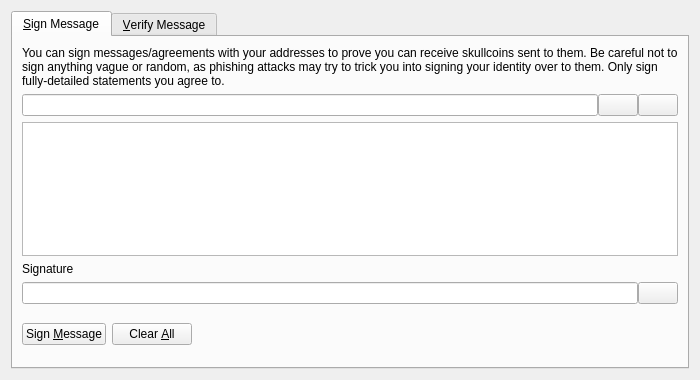
<?xml version="1.0" encoding="UTF-8"?>
<ui version="4.0">
 <class>SignVerifyMessageDialog</class>
 <widget class="QDialog" name="SignVerifyMessageDialog">
  <property name="geometry">
   <rect>
    <x>0</x>
    <y>0</y>
    <width>700</width>
    <height>380</height>
   </rect>
  </property>
  <property name="windowTitle">
   <string>Signatures - Sign / Verify a Message</string>
  </property>
  <property name="modal">
   <bool>true</bool>
  </property>
  <layout class="QVBoxLayout" name="verticalLayout">
   <item>
    <widget class="QTabWidget" name="tabWidget">
     <property name="currentIndex">
      <number>0</number>
     </property>
     <widget class="QWidget" name="tabSignMessage">
      <attribute name="title">
       <string>&amp;Sign Message</string>
      </attribute>
      <layout class="QVBoxLayout" name="verticalLayout_SM">
       <item>
        <widget class="QLabel" name="infoLabel_SM">
         <property name="text">
          <string>You can sign messages/agreements with your addresses to prove you can receive skullcoins sent to them. Be careful not to sign anything vague or random, as phishing attacks may try to trick you into signing your identity over to them. Only sign fully-detailed statements you agree to.</string>
         </property>
         <property name="textFormat">
          <enum>Qt::PlainText</enum>
         </property>
         <property name="wordWrap">
          <bool>true</bool>
         </property>
        </widget>
       </item>
       <item>
        <layout class="QHBoxLayout" name="horizontalLayout_1_SM">
         <property name="spacing">
          <number>0</number>
         </property>
         <item>
          <widget class="QValidatedLineEdit" name="addressIn_SM">
           <property name="toolTip">
            <string>The SkullCoin address to sign the message with</string>
           </property>
          </widget>
         </item>
         <item>
          <widget class="QPushButton" name="addressBookButton_SM">
           <property name="toolTip">
            <string>Choose previously used address</string>
           </property>
           <property name="text">
            <string/>
           </property>
           <property name="icon">
            <iconset resource="../bitcoin.qrc">
             <normaloff>:/icons/address-book</normaloff>:/icons/address-book</iconset>
           </property>
           <property name="shortcut">
            <string>Alt+A</string>
           </property>
           <property name="autoDefault">
            <bool>false</bool>
           </property>
          </widget>
         </item>
         <item>
          <widget class="QPushButton" name="pasteButton_SM">
           <property name="toolTip">
            <string>Paste address from clipboard</string>
           </property>
           <property name="text">
            <string/>
           </property>
           <property name="icon">
            <iconset resource="../bitcoin.qrc">
             <normaloff>:/icons/editpaste</normaloff>:/icons/editpaste</iconset>
           </property>
           <property name="shortcut">
            <string>Alt+P</string>
           </property>
           <property name="autoDefault">
            <bool>false</bool>
           </property>
          </widget>
         </item>
        </layout>
       </item>
       <item>
        <widget class="QPlainTextEdit" name="messageIn_SM">
         <property name="toolTip">
          <string>Enter the message you want to sign here</string>
         </property>
        </widget>
       </item>
       <item>
        <widget class="QLabel" name="signatureLabel_SM">
         <property name="text">
          <string>Signature</string>
         </property>
         <property name="textFormat">
          <enum>Qt::PlainText</enum>
         </property>
        </widget>
       </item>
       <item>
        <layout class="QHBoxLayout" name="horizontalLayout_2_SM">
         <property name="spacing">
          <number>0</number>
         </property>
         <item>
          <widget class="QLineEdit" name="signatureOut_SM">
           <property name="font">
            <font>
             <italic>true</italic>
            </font>
           </property>
           <property name="readOnly">
            <bool>true</bool>
           </property>
          </widget>
         </item>
         <item>
          <widget class="QPushButton" name="copySignatureButton_SM">
           <property name="toolTip">
            <string>Copy the current signature to the system clipboard</string>
           </property>
           <property name="text">
            <string/>
           </property>
           <property name="icon">
            <iconset resource="../bitcoin.qrc">
             <normaloff>:/icons/editcopy</normaloff>:/icons/editcopy</iconset>
           </property>
           <property name="autoDefault">
            <bool>false</bool>
           </property>
          </widget>
         </item>
        </layout>
       </item>
       <item>
        <layout class="QHBoxLayout" name="horizontalLayout_3_SM">
         <item>
          <widget class="QPushButton" name="signMessageButton_SM">
           <property name="toolTip">
            <string>Sign the message to prove you own this SkullCoin address</string>
           </property>
           <property name="text">
            <string>Sign &amp;Message</string>
           </property>
           <property name="icon">
            <iconset resource="../bitcoin.qrc">
             <normaloff>:/icons/edit</normaloff>:/icons/edit</iconset>
           </property>
           <property name="autoDefault">
            <bool>false</bool>
           </property>
          </widget>
         </item>
         <item>
          <widget class="QPushButton" name="clearButton_SM">
           <property name="toolTip">
            <string>Reset all sign message fields</string>
           </property>
           <property name="text">
            <string>Clear &amp;All</string>
           </property>
           <property name="icon">
            <iconset resource="../bitcoin.qrc">
             <normaloff>:/icons/remove</normaloff>:/icons/remove</iconset>
           </property>
           <property name="autoDefault">
            <bool>false</bool>
           </property>
          </widget>
         </item>
         <item>
          <spacer name="horizontalSpacer_1_SM">
           <property name="orientation">
            <enum>Qt::Horizontal</enum>
           </property>
           <property name="sizeHint" stdset="0">
            <size>
             <width>40</width>
             <height>48</height>
            </size>
           </property>
          </spacer>
         </item>
         <item>
          <widget class="QLabel" name="statusLabel_SM">
           <property name="font">
            <font>
             <weight>75</weight>
             <bold>true</bold>
            </font>
           </property>
           <property name="text">
            <string/>
           </property>
           <property name="wordWrap">
            <bool>true</bool>
           </property>
          </widget>
         </item>
         <item>
          <spacer name="horizontalSpacer_2_SM">
           <property name="orientation">
            <enum>Qt::Horizontal</enum>
           </property>
           <property name="sizeHint" stdset="0">
            <size>
             <width>40</width>
             <height>48</height>
            </size>
           </property>
          </spacer>
         </item>
        </layout>
       </item>
      </layout>
     </widget>
     <widget class="QWidget" name="tabVerifyMessage">
      <attribute name="title">
       <string>&amp;Verify Message</string>
      </attribute>
      <layout class="QVBoxLayout" name="verticalLayout_VM">
       <item>
        <widget class="QLabel" name="infoLabel_VM">
         <property name="text">
          <string>Enter the receiver's address, message (ensure you copy line breaks, spaces, tabs, etc. exactly) and signature below to verify the message. Be careful not to read more into the signature than what is in the signed message itself, to avoid being tricked by a man-in-the-middle attack. Note that this only proves the signing party receives with the address, it cannot prove sendership of any transaction!</string>
         </property>
         <property name="textFormat">
          <enum>Qt::PlainText</enum>
         </property>
         <property name="alignment">
          <set>Qt::AlignLeading|Qt::AlignLeft|Qt::AlignTop</set>
         </property>
         <property name="wordWrap">
          <bool>true</bool>
         </property>
        </widget>
       </item>
       <item>
        <layout class="QHBoxLayout" name="horizontalLayout_1_VM">
         <property name="spacing">
          <number>0</number>
         </property>
         <item>
          <widget class="QValidatedLineEdit" name="addressIn_VM">
           <property name="toolTip">
            <string>The SkullCoin address the message was signed with</string>
           </property>
          </widget>
         </item>
         <item>
          <widget class="QPushButton" name="addressBookButton_VM">
           <property name="toolTip">
            <string>Choose previously used address</string>
           </property>
           <property name="text">
            <string/>
           </property>
           <property name="icon">
            <iconset resource="../bitcoin.qrc">
             <normaloff>:/icons/address-book</normaloff>:/icons/address-book</iconset>
           </property>
           <property name="shortcut">
            <string>Alt+A</string>
           </property>
           <property name="autoDefault">
            <bool>false</bool>
           </property>
          </widget>
         </item>
        </layout>
       </item>
       <item>
        <widget class="QPlainTextEdit" name="messageIn_VM"/>
       </item>
       <item>
        <widget class="QValidatedLineEdit" name="signatureIn_VM"/>
       </item>
       <item>
        <layout class="QHBoxLayout" name="horizontalLayout_2_VM">
         <item>
          <widget class="QPushButton" name="verifyMessageButton_VM">
           <property name="toolTip">
            <string>Verify the message to ensure it was signed with the specified SkullCoin address</string>
           </property>
           <property name="text">
            <string>Verify &amp;Message</string>
           </property>
           <property name="icon">
            <iconset resource="../bitcoin.qrc">
             <normaloff>:/icons/transaction_0</normaloff>:/icons/transaction_0</iconset>
           </property>
           <property name="autoDefault">
            <bool>false</bool>
           </property>
          </widget>
         </item>
         <item>
          <widget class="QPushButton" name="clearButton_VM">
           <property name="toolTip">
            <string>Reset all verify message fields</string>
           </property>
           <property name="text">
            <string>Clear &amp;All</string>
           </property>
           <property name="icon">
            <iconset resource="../bitcoin.qrc">
             <normaloff>:/icons/remove</normaloff>:/icons/remove</iconset>
           </property>
           <property name="autoDefault">
            <bool>false</bool>
           </property>
          </widget>
         </item>
         <item>
          <spacer name="horizontalSpacer_1_VM">
           <property name="orientation">
            <enum>Qt::Horizontal</enum>
           </property>
           <property name="sizeHint" stdset="0">
            <size>
             <width>40</width>
             <height>48</height>
            </size>
           </property>
          </spacer>
         </item>
         <item>
          <widget class="QLabel" name="statusLabel_VM">
           <property name="font">
            <font>
             <weight>75</weight>
             <bold>true</bold>
            </font>
           </property>
           <property name="text">
            <string/>
           </property>
           <property name="wordWrap">
            <bool>true</bool>
           </property>
          </widget>
         </item>
         <item>
          <spacer name="horizontalSpacer_2_VM">
           <property name="orientation">
            <enum>Qt::Horizontal</enum>
           </property>
           <property name="sizeHint" stdset="0">
            <size>
             <width>40</width>
             <height>48</height>
            </size>
           </property>
          </spacer>
         </item>
        </layout>
       </item>
      </layout>
     </widget>
    </widget>
   </item>
  </layout>
 </widget>
 <customwidgets>
  <customwidget>
   <class>QValidatedLineEdit</class>
   <extends>QLineEdit</extends>
   <header>qvalidatedlineedit.h</header>
  </customwidget>
 </customwidgets>
 <resources>
  <include location="../bitcoin.qrc"/>
 </resources>
 <connections/>
</ui>
